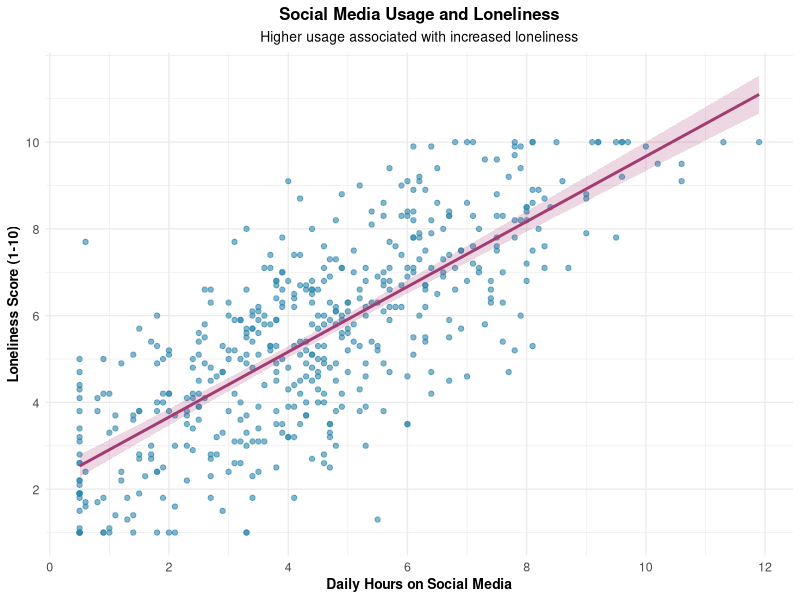
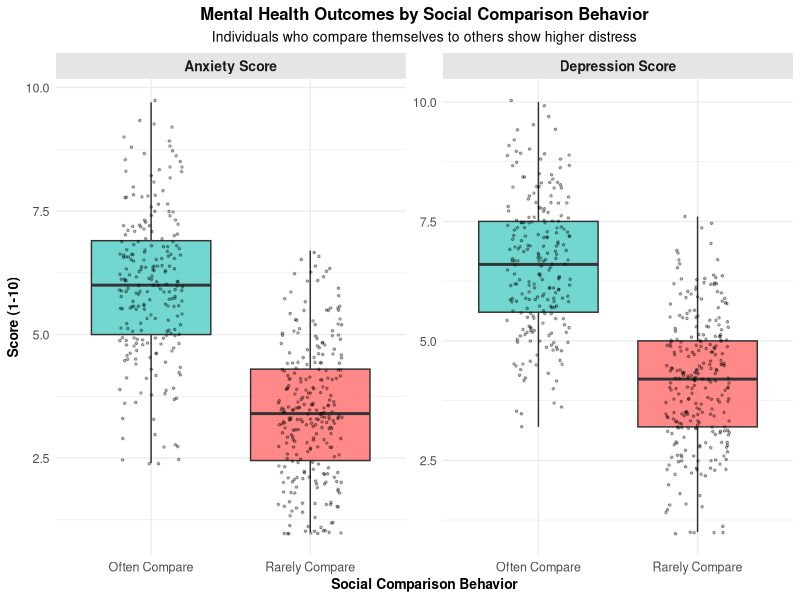
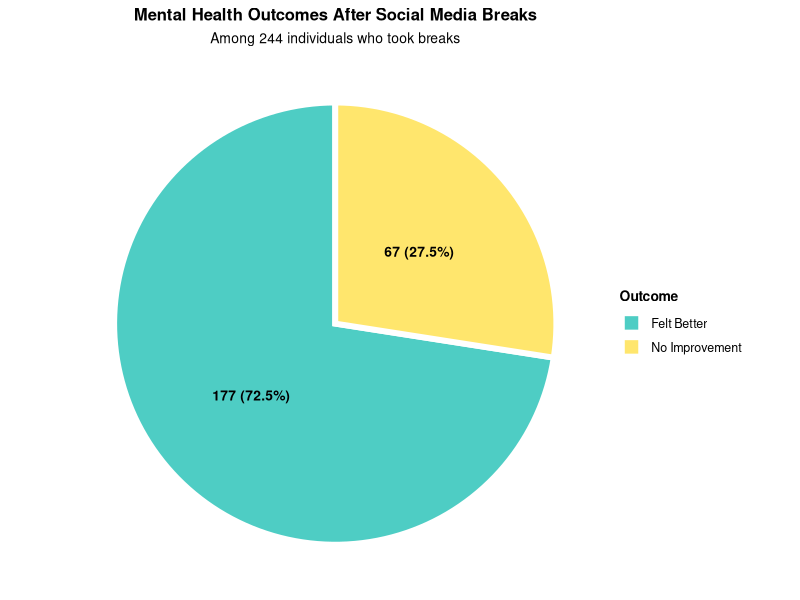
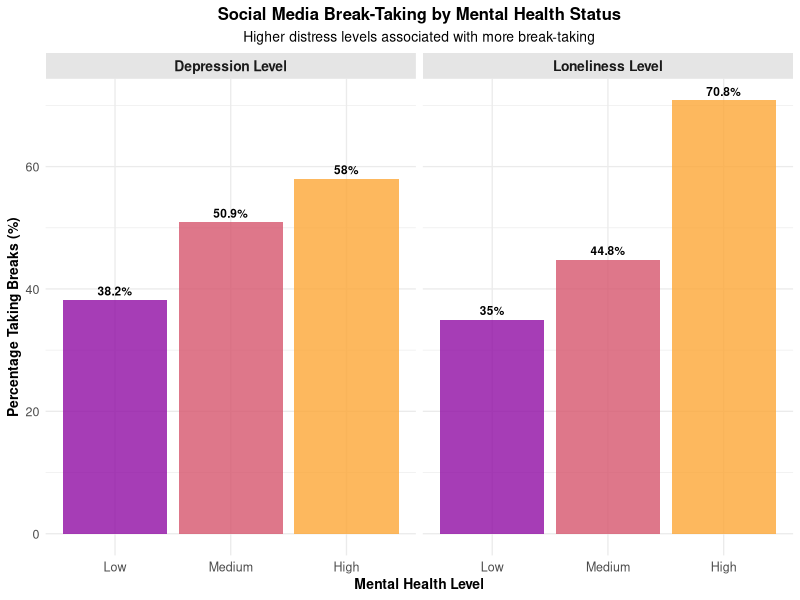

Recreate these plots in R, in order.
## ---- chunk 1
knitr::opts_chunk$set(
  echo = FALSE,
  message = FALSE,
  warning = FALSE,
  fig.align = 'center',
  fig.width = 6,
  fig.height = 4.5,
  dpi = 300,
  out.width = "85%"
)
## ---- chunk 2
# Load required libraries
if (!require(tidyverse)) install.packages("tidyverse")
if (!require(knitr)) install.packages("knitr")
if (!require(kableExtra)) install.packages("kableExtra")
if (!require(scales)) install.packages("scales")
if (!require(viridis)) install.packages("viridis")

library(tidyverse)
library(knitr)
library(kableExtra)
library(scales)
library(viridis)

# Set ggplot theme
theme_set(theme_minimal(base_size = 10) +
  theme(
    plot.title = element_text(size = 12, face = "bold", hjust = 0.5),
    plot.subtitle = element_text(size = 10, hjust = 0.5),
    axis.title = element_text(size = 10, face = "bold"),
    legend.title = element_text(size = 10, face = "bold"),
    strip.text = element_text(size = 10, face = "bold"),
    axis.text = element_text(size = 9)
  ))
## ---- chunk 3
# Generate simulated dataset
set.seed(42)
n <- 500

# Generate correlated variables
daily_hours <- round(rnorm(n, mean = 4.5, sd = 2.5), 1)
daily_hours <- pmax(0.5, pmin(daily_hours, 12))  # Constrain to realistic range

# Loneliness increases with daily hours (with some noise)
loneliness_score <- pmin(10, pmax(1, 
  2 + 0.8 * daily_hours + rnorm(n, 0, 1.5)))

# Generate comparison behavior (more likely with higher usage)
compare_prob <- plogis(-1.5 + 0.3 * daily_hours)
compare_self <- rbinom(n, 1, compare_prob)

# Depression and anxiety higher for those who compare
depression_score <- pmin(10, pmax(1,
  3 + 2 * compare_self + 0.3 * daily_hours + rnorm(n, 0, 1.2)))

anxiety_score <- pmin(10, pmax(1,
  2.5 + 2.2 * compare_self + 0.25 * daily_hours + rnorm(n, 0, 1.3)))

# Generate break-taking behavior (more likely for those with higher scores)
break_prob <- plogis(-2 + 0.2 * loneliness_score + 0.15 * depression_score)
took_break <- rbinom(n, 1, break_prob)

# Those who took breaks are more likely to feel better
felt_better <- ifelse(took_break == 1, 
                     rbinom(sum(took_break), 1, 0.75), 
                     NA)

# Create dataset
data <- data.frame(
  daily_hours = round(daily_hours, 1),
  loneliness_score = round(loneliness_score, 1),
  depression_score = round(depression_score, 1),
  anxiety_score = round(anxiety_score, 1),
  compare_self = compare_self,
  took_break = took_break,
  felt_better = felt_better
)

# Save dataset
write_csv(data, "simulated_social_media_data.csv")
## ---- chunk 4
# Create summary table
summary_stats <- data %>%
  select(daily_hours, loneliness_score, depression_score, anxiety_score) %>%
  summarise(
    across(everything(), list(
      Mean = ~ round(mean(., na.rm = TRUE), 2),
      SD = ~ round(sd(., na.rm = TRUE), 2),
      Min = ~ round(min(., na.rm = TRUE), 1),
      Max = ~ round(max(., na.rm = TRUE), 1)
    ))
  ) %>%
  pivot_longer(everything(), names_to = "variable", values_to = "value") %>%
  separate(variable, into = c("Variable", "Statistic"), sep = "_(?=[^_]+$)") %>%
  pivot_wider(names_from = Statistic, values_from = value) %>%
  mutate(
    Variable = case_when(
      Variable == "daily.hours" ~ "Daily Hours on Social Media",
      Variable == "loneliness.score" ~ "Loneliness Score (1-10)",
      Variable == "depression.score" ~ "Depression Score (1-10)",
      Variable == "anxiety.score" ~ "Anxiety Score (1-10)"
    )
  )

summary_stats %>%
  kable(
    caption = "Descriptive Statistics for Continuous Variables",
    booktabs = TRUE,
    align = c("c", "c", "c", "c", "c")
  ) %>%
  kable_styling(
    latex_options = c("striped", "hold_position"),
    font_size = 10,
    position = "center"
  )
## ---- chunk 5
# Categorical variables summary
categorical_summary <- data %>%
  summarise(
    `Often Compare to Others` = paste0(sum(compare_self), " (", 
                                      round(100 * mean(compare_self), 1), "%)"),
    `Took Social Media Break` = paste0(sum(took_break), " (", 
                                       round(100 * mean(took_break), 1), "%)"),
    `Felt Better After Break` = paste0(sum(felt_better, na.rm = TRUE), " of ", 
                                       sum(took_break), " (", 
                                       round(100 * mean(felt_better, na.rm = TRUE), 1), "%)")
  ) %>%
  pivot_longer(everything(), names_to = "Variable", values_to = "Count (%)") 

categorical_summary %>%
  kable(
    caption = "Summary of Categorical Variables",
    booktabs = TRUE,
    align = c("c", "c")
  ) %>%
  kable_styling(
    latex_options = c("striped", "hold_position"),
    font_size = 10,
    position = "center"
  )
## ---- chunk 6
# Create scatter plot with regression line
p1 <- data %>%
  ggplot(aes(x = daily_hours, y = loneliness_score)) +
  geom_point(alpha = 0.6, color = "#2E86AB", size = 1.5) +
  geom_smooth(method = "lm", color = "#A23B72", fill = "#A23B72", alpha = 0.2) +
  labs(
    title = "Social Media Usage and Loneliness",
    subtitle = "Higher usage associated with increased loneliness",
    x = "Daily Hours on Social Media",
    y = "Loneliness Score (1-10)"
  ) +
  scale_x_continuous(breaks = seq(0, 12, 2)) +
  scale_y_continuous(breaks = seq(0, 10, 2)) +
  theme(
    plot.title = element_text(size = 12, face = "bold", hjust = 0.5),
    plot.subtitle = element_text(size = 10, hjust = 0.5),
    axis.title = element_text(size = 10, face = "bold"),
    axis.text = element_text(size = 9)
  )

print(p1)
## ---- chunk 7
# Calculate correlation
cor_result <- cor.test(data$daily_hours, data$loneliness_score)

# Create results table
correlation_results <- data.frame(
  Metric = c("Pearson Correlation", "95% Confidence Interval", "P-value", "Sample Size"),
  Value = c(
    round(cor_result$estimate, 3),
    paste0("[", round(cor_result$conf.int[1], 3), ", ", round(cor_result$conf.int[2], 3), "]"),
    ifelse(cor_result$p.value < 0.001, "< 0.001", round(cor_result$p.value, 3)),
    nrow(data)
  )
)

correlation_results %>%
  kable(
    caption = "Correlation Analysis: Social Media Usage and Loneliness",
    booktabs = TRUE,
    align = c("c", "c")
  ) %>%
  kable_styling(
    latex_options = c("striped", "hold_position"),
    font_size = 10,
    position = "center"
  )
## ---- chunk 8
# Create comparison data
comparison_data <- data %>%
  mutate(
    comparison_behavior = ifelse(compare_self == 1, "Often Compare", "Rarely Compare")
  ) %>%
  select(comparison_behavior, depression_score, anxiety_score) %>%
  pivot_longer(
    cols = c(depression_score, anxiety_score),
    names_to = "measure",
    values_to = "score"
  ) %>%
  mutate(
    measure = case_when(
      measure == "depression_score" ~ "Depression Score",
      measure == "anxiety_score" ~ "Anxiety Score"
    )
  )

# Create boxplots
p2 <- comparison_data %>%
  ggplot(aes(x = comparison_behavior, y = score, fill = comparison_behavior)) +
  geom_boxplot(alpha = 0.8, outlier.alpha = 0.6) +
  geom_jitter(width = 0.2, alpha = 0.3, size = 0.6) +
  facet_wrap(~ measure, scales = "free_y") +
  scale_fill_manual(values = c("#4ECDC4", "#FF6B6B")) +
  labs(
    title = "Mental Health Outcomes by Social Comparison Behavior",
    subtitle = "Individuals who compare themselves to others show higher distress",
    x = "Social Comparison Behavior",
    y = "Score (1-10)",
    fill = "Comparison Behavior"
  ) +
  theme(
    legend.position = "none",
    strip.background = element_rect(fill = "grey90", color = NA),
    plot.title = element_text(size = 12, face = "bold", hjust = 0.5),
    plot.subtitle = element_text(size = 10, hjust = 0.5),
    axis.title = element_text(size = 10, face = "bold"),
    axis.text = element_text(size = 9),
    strip.text = element_text(size = 10, face = "bold")
  )

print(p2)
## ---- chunk 9
# Perform t-tests
depression_test <- t.test(depression_score ~ compare_self, data = data)
anxiety_test <- t.test(anxiety_score ~ compare_self, data = data)

# Create summary statistics by group
group_stats <- data %>%
  group_by(compare_self) %>%
  summarise(
    Depression_Mean = round(mean(depression_score), 2),
    Depression_SD = round(sd(depression_score), 2),
    Anxiety_Mean = round(mean(anxiety_score), 2),
    Anxiety_SD = round(sd(anxiety_score), 2),
    .groups = "drop"
  ) %>%
  mutate(
    Group = ifelse(compare_self == 1, "Often Compare", "Rarely Compare")
  ) %>%
  select(Group, Depression_Mean, Depression_SD, Anxiety_Mean, Anxiety_SD)

group_stats %>%
  kable(
    caption = "Mean Mental Health Scores by Social Comparison Behavior",
    booktabs = TRUE,
    col.names = c("Group", "Mean", "SD", "Mean", "SD"),
    align = c("c", "c", "c", "c", "c")
  ) %>%
  kable_styling(
    latex_options = c("striped", "hold_position"),
    font_size = 10,
    position = "center"
  ) %>%
  add_header_above(c(" " = 1, "Depression Score" = 2, "Anxiety Score" = 2))
## ---- chunk 10
# Statistical test results
test_results <- data.frame(
  Outcome = c("Depression Score", "Anxiety Score"),
  `T-statistic` = c(round(depression_test$statistic, 3), round(anxiety_test$statistic, 3)),
  `P-value` = c(
    ifelse(depression_test$p.value < 0.001, "< 0.001", round(depression_test$p.value, 3)),
    ifelse(anxiety_test$p.value < 0.001, "< 0.001", round(anxiety_test$p.value, 3))
  ),
  `Effect Size` = c(
    round(abs(depression_test$statistic) / sqrt(nrow(data)), 3),
    round(abs(anxiety_test$statistic) / sqrt(nrow(data)), 3)
  ),
  check.names = FALSE
)

test_results %>%
  kable(
    caption = "Statistical Tests: Mental Health Outcomes by Social Comparison",
    booktabs = TRUE,
    align = c("c", "c", "c", "c")
  ) %>%
  kable_styling(
    latex_options = c("striped", "hold_position"),
    font_size = 10,
    position = "center"
  )
## ---- chunk 11
# Analyze break-taking behavior
break_analysis <- data %>%
  filter(took_break == 1) %>%
  mutate(
    outcome = ifelse(felt_better == 1, "Felt Better", "No Improvement")
  )

# Create summary table
break_summary <- break_analysis %>%
  count(outcome) %>%
  mutate(
    percentage = round(100 * n / sum(n), 1),
    label = paste0(n, " (", percentage, "%)")
  )
## ---- chunk 12
# Create pie chart for break outcomes
p3_pie <- break_summary %>%
  ggplot(aes(x = "", y = n, fill = outcome)) +
  geom_col(width = 1, color = "white", size = 2) +
  coord_polar("y", start = 0) +
  scale_fill_manual(values = c("Felt Better" = "#4ECDC4", "No Improvement" = "#FFE66D")) +
  labs(
    title = "Mental Health Outcomes After Social Media Breaks",
    subtitle = paste0("Among ", sum(break_summary$n), " individuals who took breaks"),
    fill = "Outcome"
  ) +
  theme_void() +
  theme(
    plot.title = element_text(size = 12, face = "bold", hjust = 0.5),
    plot.subtitle = element_text(size = 10, hjust = 0.5),
    legend.title = element_text(size = 10, face = "bold"),
    legend.text = element_text(size = 9)
  ) +
  geom_text(aes(label = label), 
            position = position_stack(vjust = 0.5),
            size = 3.5, fontface = "bold")

print(p3_pie)
## ---- chunk 13
# Create bar chart showing break-taking by mental health levels
break_behavior <- data %>%
  mutate(
    loneliness_level = cut(loneliness_score, 
                          breaks = c(0, 4, 7, 10), 
                          labels = c("Low", "Medium", "High"),
                          include.lowest = TRUE),
    depression_level = cut(depression_score, 
                          breaks = c(0, 4, 7, 10), 
                          labels = c("Low", "Medium", "High"),
                          include.lowest = TRUE)
  ) %>%
  select(loneliness_level, depression_level, took_break) %>%
  pivot_longer(cols = c(loneliness_level, depression_level), 
               names_to = "measure", values_to = "level") %>%
  mutate(
    measure = case_when(
      measure == "loneliness_level" ~ "Loneliness Level",
      measure == "depression_level" ~ "Depression Level"
    )
  ) %>%
  group_by(measure, level) %>%
  summarise(
    break_rate = round(100 * mean(took_break), 1),
    .groups = "drop"
  ) %>%
  filter(!is.na(level))

p3_bar <- break_behavior %>%
  ggplot(aes(x = level, y = break_rate, fill = level)) +
  geom_col(alpha = 0.8) +
  facet_wrap(~ measure) +
  scale_fill_viridis_d(option = "plasma", begin = 0.3, end = 0.8) +
  labs(
    title = "Social Media Break-Taking by Mental Health Status",
    subtitle = "Higher distress levels associated with more break-taking",
    x = "Mental Health Level",
    y = "Percentage Taking Breaks (%)",
    fill = "Level"
  ) +
  theme(
    legend.position = "none",
    strip.background = element_rect(fill = "grey90", color = NA),
    plot.title = element_text(size = 12, face = "bold", hjust = 0.5),
    plot.subtitle = element_text(size = 10, hjust = 0.5),
    axis.title = element_text(size = 10, face = "bold"),
    axis.text = element_text(size = 9),
    strip.text = element_text(size = 10, face = "bold")
  ) +
  geom_text(aes(label = paste0(break_rate, "%")), 
            vjust = -0.5, fontface = "bold", size = 3)

print(p3_bar)
## ---- chunk 14
# Create comprehensive results table
break_results <- data %>%
  summarise(
    `Total Participants` = as.character(n()),
    `Took Social Media Break` = as.character(sum(took_break)),
    `Break-Taking Rate` = paste0(round(100 * mean(took_break), 1), "%"),
    `Felt Better After Break` = as.character(sum(felt_better, na.rm = TRUE)),
    `Improvement Rate` = paste0(round(100 * mean(felt_better, na.rm = TRUE), 1), "%")
  ) %>%
  pivot_longer(everything(), names_to = "Metric", values_to = "Value")

break_results %>%
  kable(
    caption = "Social Media Break Analysis Results",
    booktabs = TRUE,
    align = c("c", "c")
  ) %>%
  kable_styling(
    latex_options = c("striped", "hold_position"),
    font_size = 10,
    position = "center"
  )
